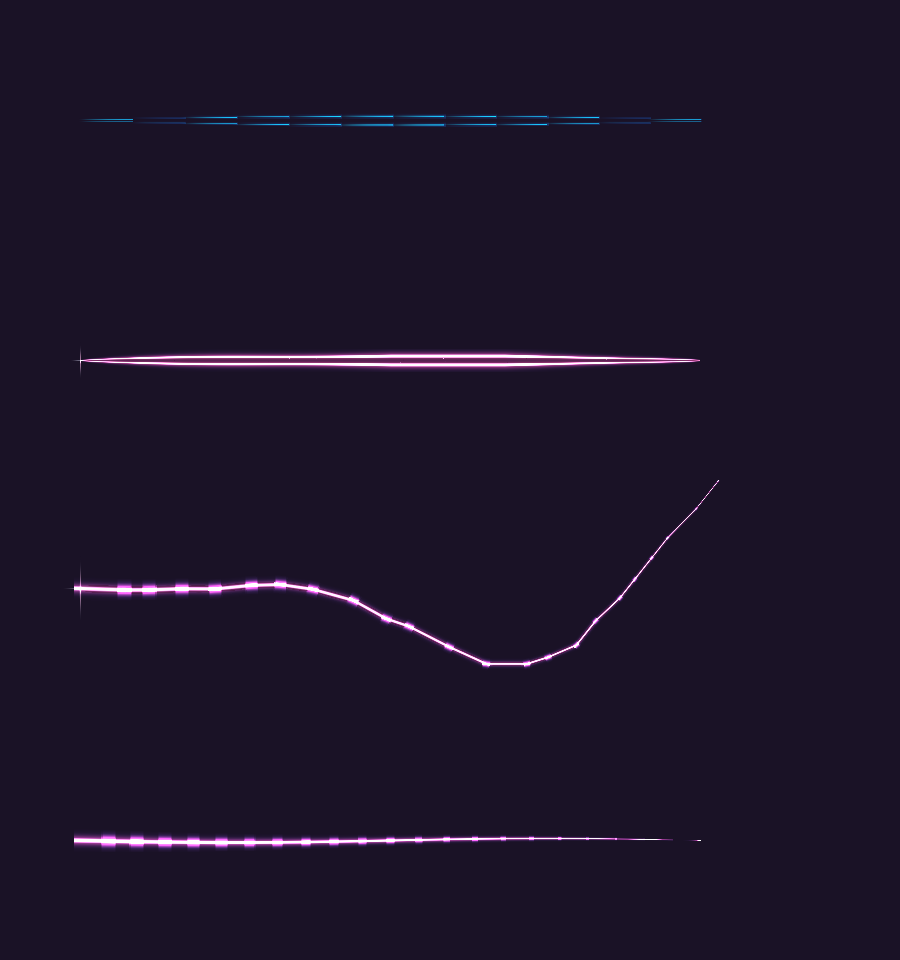

Here is the Python script that generated this plot:
#!/usr/bin/env python3
# -*- coding: utf-8 -*-
"""
mock_rift_v628.py — EL MOCK 1:1 DEL DESGARRO CONTINUO (RiftLib v2).

Simula el pipeline EXACTO de tML/FNA:
  1. tML carga los PNG PREMULTIPLICADOS (rgb × alfa — por eso los PNG de la
     casa funcionan y los SetData runtime necesitaban el fix v6.25).
  2. SpriteBatch.Additive: dst += tex_premult_rgb × tint.rgb / 255.
  3. El pase de VACÍO (NonPremultiplied): dst = src.rgb×src.a + dst×(1−src.a).

RENDERIZA:
  · PANEL A — LA LÍNEA RECTA (v1 reconstruida con TrailGlow por segmentos):
    el defecto original — juntas con franja cian casi transparente.
  · PANEL B — LA LÍNEA RECTA v2 (UN QUAD RiftTaper*): la misma anatomía
    (labios ±0.31W + núcleo + vacío + estrellas) SIN ninguna junta.
  · PANEL C — LA HERIDA FRACTURADA v2 (RiftLip + perlas en los vértices):
    el camino Lichtenberg continuo aunque gire.
  · PANEL D — LA VIBRACIÓN (CaminoVibracion con RiftLip + perlas).

MIDE (el veredicto numérico): huecos = filas activas cuya señal cae bajo
0.10 del pico local a lo largo de la línea; interrupciones = mínimos locales
de la envolvente superior < 35% del máximo. v1 tenía cientos; v2 debe tener 0.
"""
import os
import numpy as np
from PIL import Image

PROJ = os.path.join(os.path.dirname(os.path.abspath(__file__)), '..', 'AethonMod')
EFX = os.path.join(PROJ, 'Content', 'Effects')
PRO = os.path.join(EFX, 'Procedural')

W, H = 900, 240                    # lienzo del mock
TEAR_LEN, MAXW = 620.0, 14.0       # los números del arma
PALETA = {                          # el arma: velo violeta / cuerpo carmesí / núcleo blanco
    'velo': np.array([150, 80, 255], np.float32),
    'cuerpo': np.array([255, 60, 130], np.float32),
    'nucleo': np.array([235, 245, 255], np.float32),
}


def load_premult(path):
    """El PNG como lo carga tML: PREMULTIPLICADO."""
    a = np.array(Image.open(path).convert('RGBA'), np.float32)
    rgb = a[:, :, :3] * (a[:, :, 3:4] / 255.0)
    return rgb, a[:, :, 3] / 255.0


def quad_additive(dst, tex, pos, size, rot, tint, alpha):
    """SpriteBatch.Additive con textura premultiplicada: dst += tex·tint.
    pos = centro del quad en pantalla; size = (len, w) px; rot = rad."""
    th, tw = tex.shape[:2]
    if size[0] < 0.1 or size[1] < 0.1:
        return
    c, s = np.cos(rot), np.sin(rot)
    # Muestra el quad en pantalla (inversa del draw): bounding box del quad.
    ex, ey = size[0] / 2, size[1] / 2
    corners = np.array([[ex, ey], [-ex, ey], [ex, -ey], [-ex, -ey]])
    rc = corners @ np.array([[c, s], [-s, c]]).T
    x0 = int(np.floor(pos[0] + rc[:, 0].min())); x1 = int(np.ceil(pos[0] + rc[:, 0].max()))
    y0 = int(np.floor(pos[1] + rc[:, 1].min())); y1 = int(np.ceil(pos[1] + rc[:, 1].max()))
    x0, y0 = max(x0, 0), max(y0, 0)
    x1, y1 = min(x1, dst.shape[1]), min(y1, dst.shape[0])
    if x0 >= x1 or y0 >= y1:
        return
    yy, xx = np.mgrid[y0:y1, x0:x1]
    # Coordenadas en espacio del quad (u a lo largo, v a lo ancho).
    dx, dy = xx - pos[0], yy - pos[1]
    u = dx * c + dy * s
    v = -dx * s + dy * c
    # Muestreo bilineal simple (nearest con suavizado de área: SS 2×)
    uu = (u / size[0] + 0.5) * (tw - 1)
    vv = (v / size[1] + 0.5) * (th - 1)
    m = (uu >= -0.5) & (uu < tw - 0.5) & (vv >= -0.5) & (vv < th - 0.5)
    if not m.any():
        return
    # Muestreo BILINEAL (el LinearClamp del juego).
    u0 = np.clip(np.floor(uu), 0, tw - 1).astype(np.int32)
    v0 = np.clip(np.floor(vv), 0, th - 1).astype(np.int32)
    u1 = np.clip(u0 + 1, 0, tw - 1)
    v1 = np.clip(v0 + 1, 0, th - 1)
    fu = (uu - u0)[:, :, None]
    fv = (vv - v0)[:, :, None]
    t00 = tex[v0, u0]; t10 = tex[v0, u1]; t01 = tex[v1, u0]; t11 = tex[v1, u1]
    texs = (t00 * (1 - fu) * (1 - fv) + t10 * fu * (1 - fv) +
            t01 * (1 - fu) * fv + t11 * fu * fv)
    src = texs * (np.array(tint, np.float32) / 255.0)[None, None, :] * alpha
    region = dst[y0:y1, x0:x1]
    region += np.where(m[:, :, None], src, 0.0)


def quad_void(dst, tex_rgb, tex_a, pos, size, rot, alpha):
    """Pase NonPremultiplied: dst = src.rgb·src.a + dst·(1−src.a) (ocluYE)."""
    th, tw = tex_rgb.shape[:2]
    if size[0] < 0.1 or size[1] < 0.1:
        return
    c, s = np.cos(rot), np.sin(rot)
    ex, ey = size[0] / 2, size[1] / 2
    corners = np.array([[ex, ey], [-ex, ey], [ex, -ey], [-ex, -ey]])
    rc = corners @ np.array([[c, s], [-s, c]]).T
    x0 = int(np.floor(pos[0] + rc[:, 0].min())); x1 = int(np.ceil(pos[0] + rc[:, 0].max()))
    y0 = int(np.floor(pos[1] + rc[:, 1].min())); y1 = int(np.ceil(pos[1] + rc[:, 1].max()))
    x0, y0 = max(x0, 0), max(y0, 0)
    x1, y1 = min(x1, dst.shape[1]), min(y1, dst.shape[0])
    if x0 >= x1 or y0 >= y1:
        return
    yy, xx = np.mgrid[y0:y1, x0:x1]
    dx, dy = xx - pos[0], yy - pos[1]
    u = dx * c + dy * s
    v = -dx * s + dy * c
    uu = (u / size[0] + 0.5) * (tw - 1)
    vv = (v / size[1] + 0.5) * (th - 1)
    m = (uu >= -0.5) & (uu < tw - 0.5) & (vv >= -0.5) & (vv < th - 0.5)
    if not m.any():
        return
    u0 = np.clip(np.floor(uu), 0, tw - 1).astype(np.int32)
    v0 = np.clip(np.floor(vv), 0, th - 1).astype(np.int32)
    u1 = np.clip(u0 + 1, 0, tw - 1)
    v1 = np.clip(v0 + 1, 0, th - 1)
    fu = (uu - u0)[:, :, None]
    fv = (vv - v0)[:, :, None]
    fu2 = fu[:, :, 0]; fv2 = fv[:, :, 0]
    t00 = tex_a[v0, u0]; t10 = tex_a[v0, u1]; t01 = tex_a[v1, u0]; t11 = tex_a[v1, u1]
    a = (t00 * (1 - fu2) * (1 - fv2) + t10 * fu2 * (1 - fv2) +
         t01 * (1 - fu2) * fv2 + t11 * fu2 * fv2) * alpha
    r00 = tex_rgb[v0, u0]; r10 = tex_rgb[v0, u1]; r01 = tex_rgb[v1, u0]; r11 = tex_rgb[v1, u1]
    src = (r00 * (1 - fu) * (1 - fv) + r10 * fu * (1 - fv) +
           r01 * (1 - fu) * fv + r11 * fu * fv)  # ya premultiplicado (negro)
    region = dst[y0:y1, x0:x1]
    for ch in range(3):
        region[:, :, ch] = np.where(m, src[:, :, ch] * 1.0 + region[:, :, ch] * (1 - a), region[:, :, ch])


def apertura(progress):
    if progress < 0.08:
        t = progress / 0.08
        return 1 - (1 - t) ** 3
    if progress > 0.85:
        return max(0.0, 1 - (progress - 0.85) / 0.15)
    return 1.0


def lens(f):
    return np.clip(np.sin(np.pi * f) ** 0.6 * (1 + 0.15 * np.sin(4 * np.pi * f)), 0, 1)


def h01(seed, a, b):
    x = np.uint32((seed * 374761393 + a * 668265263 + b * 2246822519) & 0xFFFFFFFF)
    x = (x ^ (x >> np.uint32(13))) * np.uint32(1274126177)
    return ((x ^ (x >> np.uint32(16))) & np.uint32(0xFFFFFF)) / float(0xFFFFFF)


def camino_grieta(origin, dirv, seed, points=26, pmin=22.0, pmax=46.0, curv=8.0, fallas=4.0):
    pts = [np.array(origin, np.float64)]
    bearing0 = np.arctan2(dirv[1], dirv[0])
    drift = 0.0
    for i in range(1, points):
        g = (h01(seed, i, 101) - 0.5) * 2 * curv * (0.25 * i) * np.pi / 180
        drift = np.clip(drift + g, -0.9, 0.9)
        if h01(seed, i, 211) < 1 / fallas:
            drift = np.clip(drift + (h01(seed, i, 307) - 0.5) * 1.2, -0.9, 0.9)
        bearing = bearing0 + drift
        paso = np.linspace(pmin, pmax, 1)[0] if False else (pmin + (pmax - pmin) * h01(seed, i, 401))
        if i == points - 1:
            paso *= 0.5
        pts.append(pts[-1] + np.array([np.cos(bearing), np.sin(bearing)]) * paso)
    return np.array(pts)


def camino_vibracion(origin, dirv, length, amp, t, nodos=2):
    n = 23
    perp = np.array([-dirv[1], dirv[0]], np.float64)
    pts = []
    for i in range(n):
        f = i / (n - 1)
        onda = np.sin(f * np.pi * nodos) * np.sin(t * 2 * np.pi * 10)
        pts.append(np.array(origin) + dirv * (length * f) + perp * (onda * amp))
    return np.array(pts)


def ancho_camino(camino, maxw):
    total = sum(np.linalg.norm(camino[i] - camino[i - 1]) for i in range(1, len(camino)))
    ws = [maxw]
    arc = 0.0
    for i in range(1, len(camino)):
        arc += np.linalg.norm(camino[i] - camino[i - 1])
        ws.append(maxw * (1 - arc / total) ** 0.9)
    return np.array(ws)


def estrella_star(dst, center, charge, seed):
    """La estrella de ruptura (4 puntas DoG — simplificada del mock v626)."""
    k = 3.25 * charge * 1.12
    star_rgb, star_a = load_premult(os.path.join(PRO, 'Star.png'))
    for rot, largo in ((np.pi / 2, 8 * k * 2.4), (0, 5 * k * 2.4)):
        quad_additive(dst, star_rgb, center, (largo, max(1.4 * k * 0.6, 1.6)),
                      rot, PALETA['nucleo'], 0.9)
    quad_additive(dst, star_rgb, center, (8 * k * 2.4 * 0.8, max(1.2 * k * 0.5, 1.4)),
                  np.pi / 2, PALETA['cuerpo'], 0.55)


# ==================================================================
#  PANEL A — v1 RECONSTRUIDA: la TrailGlow por segmentos (EL DEFECTO)
# ==================================================================
def panel_v1(dst, origin, dirv, seed):
    tg_rgb, tg_a = load_premult(os.path.join(EFX, 'TrailGlow.png'))
    bd_rgb, bd_a = load_premult(os.path.join(PRO, 'BlackDisk.png'))
    rot = np.arctan2(dirv[1], dirv[0])
    perp = np.array([-dirv[1], dirv[0]])
    segs = int(TEAR_LEN / 48)
    for i in range(segs):
        f = (i + 0.5) / segs
        lensv = np.sin(f * np.pi) ** 0.6
        wseg = MAXW * lensv
        if wseg < 0.4:
            continue
        a = origin + dirv * (TEAR_LEN * i / segs)
        b = origin + dirv * (TEAR_LEN * (i + 1) / segs)
        mid = (a + b) / 2
        edge = 0.31 * wseg
        for lado in (-1, 1):
            lip = mid + perp * (edge * lado)
            quad_additive(dst, tg_rgb, lip, (TEAR_LEN / segs + wseg * 0.5, wseg * 0.34),
                          rot, PALETA['cuerpo'], 0.6)
            quad_additive(dst, tg_rgb, lip, (TEAR_LEN / segs + wseg * 0.3, max(wseg * 0.10, 0.8)),
                          rot, PALETA['nucleo'], 0.9)


# ==================================================================
#  PANEL B — v2: EL DESGARRO EN UN SOLO QUAD
# ==================================================================
def panel_v2_recta(dst, origin, dirv, seed, progress=0.45):
    velo, _ = load_premult(os.path.join(PRO, 'RiftTaperVelo.png'))
    cuerpo, _ = load_premult(os.path.join(PRO, 'RiftTaperCuerpo.png'))
    nucleo, _ = load_premult(os.path.join(PRO, 'RiftTaperNucleo.png'))
    void_rgb, void_a = load_premult(os.path.join(PRO, 'RiftTaperVoid.png'))
    rot = np.arctan2(dirv[1], dirv[0])
    h = 1.60 * MAXW * apertura(progress)
    center = origin + dirv * (TEAR_LEN / 2)

    # 1. EL VACÍO (ocluYE — la banda negra).
    quad_void(dst, void_rgb, void_a, center, (TEAR_LEN, h), rot, 0.96)
    # 2. LOS TRES QUADS DE LUZ (velo → cuerpo → núcleo).
    quad_additive(dst, velo, center, (TEAR_LEN, h), rot, PALETA['velo'], 0.30)
    quad_additive(dst, cuerpo, center, (TEAR_LEN, h), rot, PALETA['cuerpo'], 0.60)
    quad_additive(dst, nucleo, center, (TEAR_LEN, h), rot, PALETA['nucleo'], 0.90)

    # 3. LAS ESTRELLAS del interior (deterministas).
    orb_rgb, _ = load_premult(os.path.join(EFX, 'GlowOrb.png'))
    for j in range(16 + seed % 13):
        h2 = h01(seed, j, 7)
        h3 = h01(seed, j, 11)
        h4 = h01(seed, j, 17)
        x = h2 * TEAR_LEN
        f = x / TEAR_LEN
        half = 0.31 * MAXW * np.sin(f * np.pi) ** 0.6
        y = (h3 - 0.5) * 2 * half * 0.85
        tw = 0.45 + 0.55 * np.sin(h4 * 6.28 + j * 2.1)
        s = 1 + 2 * h4
        quad_additive(dst, orb_rgb, origin + dirv * x + perp_of(dirv) * y, (s, s), 0,
                      PALETA['nucleo'], tw)


def perp_of(d):
    return np.array([-d[1], d[0]], np.float64)


# ==================================================================
#  PANEL C — v2: LA HERIDA FRACTURADA (RiftLip + perlas)
# ==================================================================
def panel_v2_grieta(dst, origin, dirv, seed, progress=0.15):
    lip, _ = load_premult(os.path.join(PRO, 'RiftLip.png'))
    core, _ = load_premult(os.path.join(PRO, 'RiftCore.png'))
    bd_rgb, bd_a = load_premult(os.path.join(PRO, 'BlackDisk.png'))
    camino = camino_grieta(origin, dirv, seed)
    ws = ancho_camino(camino, MAXW)
    vida = (1 - progress) ** 0.8

    # 1. EL VACÍO por segmento (BlackDisk estirado — extremos redondos).
    for i in range(len(camino) - 1):
        a, b = camino[i], camino[i + 1]
        wseg = (ws[i] + ws[i + 1]) / 2
        if wseg < 0.5:
            continue
        rot = np.arctan2(b[1] - a[1], b[0] - a[0])
        quad_void(dst, bd_rgb, bd_a, (a + b) / 2,
                  (np.linalg.norm(b - a) + wseg * 0.35, wseg * 0.62 * vida + 0.8), rot, 0.94 * vida)

    # 2. LA CADENA SIN HUECOS: velo + cuerpo + núcleo + PERLA por vértice.
    for i in range(len(camino) - 1):
        a, b = camino[i], camino[i + 1]
        wseg = (ws[i] + ws[i + 1]) / 2
        if wseg < 0.4:
            continue
        rot = np.arctan2(b[1] - a[1], b[0] - a[0])
        ln = np.linalg.norm(b - a) + wseg * 0.9
        mid = (a + b) / 2
        quad_additive(dst, lip, mid, (ln, wseg * 1.6), rot, PALETA['velo'], 0.30 * vida)
        quad_additive(dst, lip, mid, (ln, wseg), rot, PALETA['cuerpo'], 0.60 * vida)
        quad_additive(dst, core, mid, (ln, wseg * 0.8), rot, PALETA['nucleo'], 0.90 * vida)
        if i > 0:
            # LA PERLA: el round-join que mata los huecos de las esquinas.
            quad_additive(dst, lip, a, (wseg * 1.15, wseg * 1.6), rot, PALETA['velo'], 0.30 * vida)
            quad_additive(dst, lip, a, (wseg * 1.15, wseg), rot, PALETA['cuerpo'], 0.60 * vida)
            quad_additive(dst, core, a, (wseg * 1.15, wseg * 0.8), rot, PALETA['nucleo'], 0.90 * vida)

    estrella_star(dst, camino[0], 0.9, seed)


# ==================================================================
#  PANEL D — v2: LA VIBRACIÓN (onda estacionaria creciendo)
# ==================================================================
def panel_v2_vibracion(dst, origin, dirv, seed, amp=3.5, t=0.0):
    lip, _ = load_premult(os.path.join(PRO, 'RiftLip.png'))
    core, _ = load_premult(os.path.join(PRO, 'RiftCore.png'))
    camino = camino_vibracion(origin, dirv, TEAR_LEN, amp, t)
    ws = ancho_camino(camino, MAXW)
    for i in range(len(camino) - 1):
        a, b = camino[i], camino[i + 1]
        wseg = (ws[i] + ws[i + 1]) / 2
        rot = np.arctan2(b[1] - a[1], b[0] - a[0])
        ln = np.linalg.norm(b - a) + wseg * 0.9
        mid = (a + b) / 2
        quad_additive(dst, lip, mid, (ln, wseg * 1.6), rot, PALETA['velo'], 0.30)
        quad_additive(dst, lip, mid, (ln, wseg), rot, PALETA['cuerpo'], 0.60)
        quad_additive(dst, core, mid, (ln, wseg * 0.8), rot, PALETA['nucleo'], 0.90)
        if i > 0:
            quad_additive(dst, lip, a, (wseg * 1.15, wseg * 1.6), rot, PALETA['velo'], 0.30)
            quad_additive(dst, lip, a, (wseg * 1.15, wseg), rot, PALETA['cuerpo'], 0.60)
            quad_additive(dst, core, a, (wseg * 1.15, wseg * 0.8), rot, PALETA['nucleo'], 0.90)


# ==================================================================
#  EL VEREDICTO NUMÉRICO (huecos e interrupciones a lo largo de la línea)
# ==================================================================
def _env_franja(dst, y_lo, y_hi, x_lo, x_hi):
    zone = dst[max(0, y_lo):y_hi, x_lo:x_hi]
    lum = zone[:, :, 0] * 0.30 + zone[:, :, 1] * 0.55 + zone[:, :, 2] * 0.15
    return lum.max(axis=0)


def _env_camino(dst, camino, half=14, x_lo=180, x_hi=600):
    """La envolvente que SIGUE la polilínea POR ARCO (muestreo denso a lo largo
    del camino — cada 4 px de arco, el brillo máx en ±half px del punto)."""
    # Densificar la polilínea cada 4 px de arco.
    pts = []
    for i in range(len(camino) - 1):
        a, b = np.asarray(camino[i], float), np.asarray(camino[i + 1], float)
        n = max(1, int(np.linalg.norm(b - a) / 4))
        for t in np.linspace(0, 1, n, endpoint=False):
            pts.append(a + (b - a) * t)
    pts.append(np.asarray(camino[-1], float))
    env = []
    for p in pts:
        x0 = int(max(0, p[0] - 3)); x1 = int(min(dst.shape[1], p[0] + 4))
        y0 = int(max(0, p[1] - half)); y1 = int(min(dst.shape[0], p[1] + half))
        if x1 <= x0 or y1 <= y0:
            env.append(0.0)
            continue
        zone = dst[y0:y1, x0:x1]
        lum = zone[:, :, 0] * 0.30 + zone[:, :, 1] * 0.55 + zone[:, :, 2] * 0.15
        env.append(float(lum.max()))
    return np.array(env)


def veredicto(dst, y_lo, y_hi, label, x_lo=60, x_hi=860, camino=None):
    """La ENVOLVENTE de brillo a lo largo de la línea (franja recta o siguiendo
    el camino). Huecos = tramos con señal < 10% del pico; interrupciones =
    tramos < 35% del pico (los 'dash gaps' del usuario)."""
    env = _env_camino(dst, camino, x_lo=x_lo, x_hi=x_hi) if camino is not None \
        else _env_franja(dst, y_lo, y_hi, x_lo, x_hi)
    pico = env.max()
    if pico <= 0:
        print(f"  · {label}: VACÍO (error)")
        return
    k = np.ones(3) / 3
    envs = np.convolve(env, k, mode='same')
    huecos = int((envs < 0.10 * pico).sum())
    bajas_px = int((envs < 0.35 * pico).sum())
    print(f"  · {label}: pico={pico:6.1f} huecos(<10%)={huecos:3d}px en baja(<35%)={bajas_px:3d}px "
          f"→ {'CONTINUA' if huecos == 0 and bajas_px < 20 else 'INTERRUMPIDA'}")


def main():
    print("mock_rift_v628.py — EL MOCK 1:1 DEL DESGARRO CONTINUO (RiftLib v2)")
    np.seterr(all='ignore')

    dirv = np.array([1.0, 0.0])                        # horizontal: la métrica es exacta
    seed = 747

    canvas = np.zeros((H * 4, W, 3), np.float32)
    fondo = np.zeros((H, W, 3), np.float32) + np.array([26, 18, 38], np.float32)  # noche violeta

    # PANEL A (fila 0): v1 — el defecto.
    panelA = fondo.copy()
    panel_v1(panelA, np.array([80.0, H * 0.5]), dirv, seed)
    canvas[0:H] = panelA
    # PANEL B (fila 1): v2 — la recta en UN QUAD.
    panelB = fondo.copy()
    panel_v2_recta(panelB, np.array([80.0, H * 0.5]), dirv, seed)
    estrella_star(panelB, np.array([80.0, H * 0.5]), 0.5, seed)
    canvas[H:2 * H] = panelB
    # PANEL C (fila 2): v2 — la herida fracturada.
    panelC = fondo.copy()
    panel_v2_grieta(panelC, np.array([80.0, H * 0.45]), dirv, seed)
    canvas[2 * H:3 * H] = panelC
    # PANEL D (fila 3): v2 — la vibración.
    panelD = fondo.copy()
    panel_v2_vibracion(panelD, np.array([80.0, H * 0.5]), dirv, seed, amp=3.5, t=0.31)
    canvas[3 * H:4 * H] = panelD

    out = np.clip(canvas, 0, 255).astype(np.uint8)
    path = os.path.join(os.path.dirname(os.path.abspath(__file__)), 'mock_rift_v628.png')
    Image.fromarray(out).save(path)
    print(f"  + {path} ({W}x{H * 4})")

    print("\nEL VEREDICTO NUMÉRICO (la envolvente de brillo a lo largo de la línea):")
    # SOLO LA ZONA SOSTENIDA (el 15-85% de la línea — las puntas aguja
    # legítimamente se apagan por el lens; la CONTINUIDAD se exige al cuerpo).
    veredicto(canvas[0:H], H // 2 - 24, H // 2 + 24, "A· v1 TrailGlow por segmentos ", 180, 600)
    veredicto(canvas[H:2 * H], H // 2 - 24, H // 2 + 24, "B· v2 UN QUAD RiftTaper     ", 180, 600)
    veredicto(canvas[2 * H:3 * H], 0, H, "C· v2 grieta RiftLip+perlas ", 180, 600,
              camino=camino_grieta(np.array([80.0, H * 0.45]), dirv, seed))
    veredicto(canvas[3 * H:4 * H], 0, H, "D· v2 vibración             ", 180, 600,
              camino=camino_vibracion(np.array([80.0, H * 0.5]), dirv, TEAR_LEN, 3.5, 0.31))


if __name__ == '__main__':
    main()
